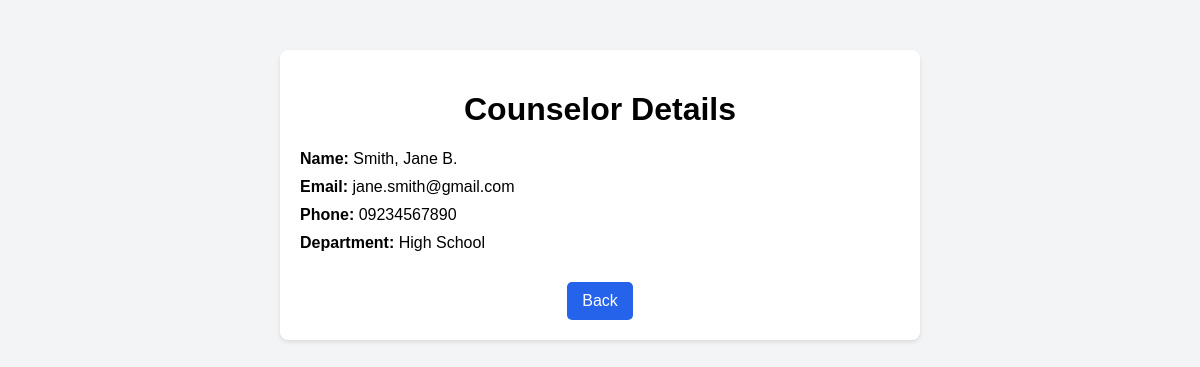
The app's page /Counselors/viewcounsel.php?c_id=2 with its own data.
### tables this page shows
CREATE TABLE `counselors` (
  `c_id` int(11) NOT NULL,
  `u_id` int(11) NOT NULL,
  `lname` varchar(50) NOT NULL,
  `fname` varchar(50) NOT NULL,
  `mname` varchar(50) DEFAULT NULL,
  `contact_num` varchar(15) NOT NULL,
  `email` varchar(100) NOT NULL,
  `c_level` varchar(20) NOT NULL,
  `c_image` varchar(225) NOT NULL
);

### Counselors/viewcounsel.php (the view, shortened to what this page needs)
<?php
include $_SERVER['DOCUMENT_ROOT'].'/SGRMS/Database/db_connect.php';
$c_id = intval($_GET['c_id']);
$sql = "SELECT * FROM counselors WHERE c_id = ?";
$stmt = $conn->prepare($sql);
$stmt->bind_param("i", $c_id);
$stmt->execute();
$result = $stmt->get_result();
$row = $result->fetch_assoc();
?>
<!DOCTYPE html>
<html lang="en">
<head>
</head>
<body>
    <div class="container">
        <h1>Counselor Details</h1>
        <div class="info"><strong>Name:</strong> <?php echo htmlspecialchars($row['lname'] . ", " . $row['fname'] . " " . $row['mname']); ?></div>
        <div class="info"><strong>Email:</strong> <?php echo htmlspecialchars($row['email']); ?></div>
        <div class="info"><strong>Phone:</strong> <?php echo htmlspecialchars($row['contact_num']); ?></div>
        <div class="info"><strong>Department:</strong> <?php echo htmlspecialchars($row['c_level']); ?></div>
        <a href="counsel.php" class="back">Back</a>
    </div>
</body>
</html>

### Counselors/viewcounsel.php (style rules this page uses)
body { font-family: Arial, sans-serif; background-color: #f3f4f6; margin: 0; padding: 0; text-align: center; }
.container { margin: 50px auto; width: 50%; background: white; padding: 20px; border-radius: 8px; box-shadow: 0 2px 4px rgba(0,0,0,0.1); }
.info { text-align: left; margin-bottom: 10px; }
.back { display: inline-block; margin-top: 20px; padding: 10px 15px; background-color: #2563eb; color: white; text-decoration: none; border-radius: 5px; }

### records on screen
counselors: lname+fname+mname "Smith, Jane B.", email "jane.smith@gmail.com", contact_num "09234567890", c_level "High School"
